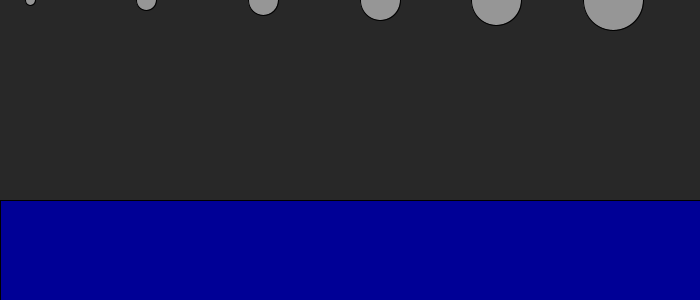
Frame 1 (no input)
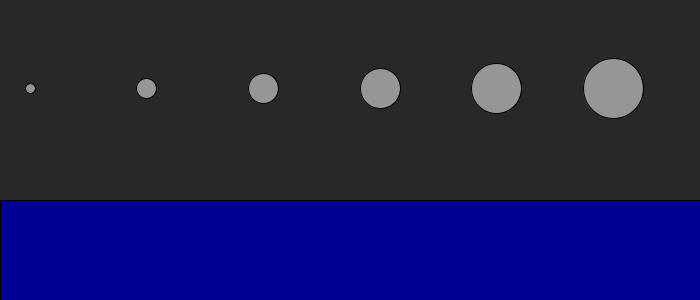
Frame 60 (the mouse pressed at the canvas centre just before this capture)
Frame 120 (the mouse held since frame 60 and released just before this capture): identical to frame 1, image omitted

The Processing sketch that drew these frames (run headless with seeded random() and noise(); from frame 60 on, the mouse is pressed at the canvas centre):

// Processing sketch: sketch_02_DragForce
// ── sketch_02_DragForce.pde
Mover[] stim;
Liquid water;

PVector gravity;
PVector drag;

void setup(){
  size(700,300);
  
  gravity = new PVector(0, 0.05);
  water = new Liquid(0, 2*height/3, width, height, 2);
  
  stim = new Mover[6];
  
  for(int i=0; i< stim.length; i++){
    stim[i] = new Mover(i*width/stim.length+30, 0, i+1);
  }
  

}

void draw(){
  background(40);
  water.display();
 
 if(mousePressed){
   reset();
 }
   
 for(int i=0; i < stim.length; i++){
  if(water.inside(stim[i].loc)){
    stim[i].applyForce(water.getDragForce(stim[i].vel));
  }
  stim[i].applyForce(PVector.mult(gravity, stim[i].mass));
  stim[i].update();
  stim[i].checkEdges();
  stim[i].display(); 
 }
  
}

PVector getFriction(PVector vel){
  float N = 3;
  float my = 0.2;
  PVector copVel = vel.get();
  copVel.normalize();
  return copVel.mult(-1*N*my);
}

void reset(){
  for( int i=0; i < stim.length; i++){
    stim[i].loc.x= i*width/stim.length+30;
    stim[i].loc.y =0;
    stim[i].vel.x=0;
    stim[i].vel.y=0;
  }
}
  
// ── Liquid.pde
class Liquid{
  float startX;
  float startY;
  float endX;
  float endY;
  
  float dens;
  
  Liquid(float startX_, float startY_, float endX_, float endY_, float dens_){
    startX = startX_;
    startY = startY_;
    endX = endX_;
    endY = endY_; 
    
    dens = dens_;
}

void display(){
  fill(0,0,150);
  rect(startX, startY, endX, endY);
}

PVector getDragForce(PVector vel){
  PVector temp = vel.get();
  float C = 0.2;
  float mag = temp.mag();
  temp.normalize();
  return temp.mult(-1*mag*mag*C*dens); 
  }
  
  boolean inside(PVector loc){
    if(startX < loc.x && loc.x < endX && startY < loc.y && loc.y < endY){
      return true;
    } else{
      return false;
    }
  } 
}
// ── Mover.pde
class Mover{
  PVector loc;
  PVector vel;
  PVector accel;
  
  float mass;
  float volume;
  
  Mover(float mass_){
    loc = new PVector(0, height/2);
    vel = new PVector(0,0);
    accel = new PVector(0, 0);
    mass = mass_;
  }
  
  Mover(float x_, float y_, float mass_){
    loc = new PVector(x_, y_);
    vel = new PVector(0,0);
    accel = new PVector(0, 0);
    mass = mass_;
  }
  
   Mover(float mass_, float volume_){
    loc = new PVector(0, 0);
    vel = new PVector(0,0);
    accel = new PVector(0, 0);
    mass = mass_;
    volume = volume_;
  }
  
  void update(){
    loc.add(vel);
    vel.add(accel);
    vel.limit(15);
    accel.x=0;
    accel.y=0;
  }
  
  void display(){
    fill(150);
    ellipse(loc.x, loc.y, mass*10,mass*10);
  }
  
  void checkEdges(){
    float c = 0.5;
    if(loc.x < 0){
      vel.x = c* Math.abs(vel.x);
    }
    if(width-mass < loc.x){
      vel.x =-c* Math.abs(vel.x);
    }
    
    if(loc.y < 0){
      vel.y = c*Math.abs(vel.y);
    }
    if(height-mass < loc.y){
      vel.y = -c*Math.abs(vel.y);
    }
  }
  
  void applyForce(PVector force){
    accel.add(PVector.div(force,mass));
  }
  
    void ignoreForce(PVector force){
    accel.sub(PVector.div(force,mass));
  }
}
